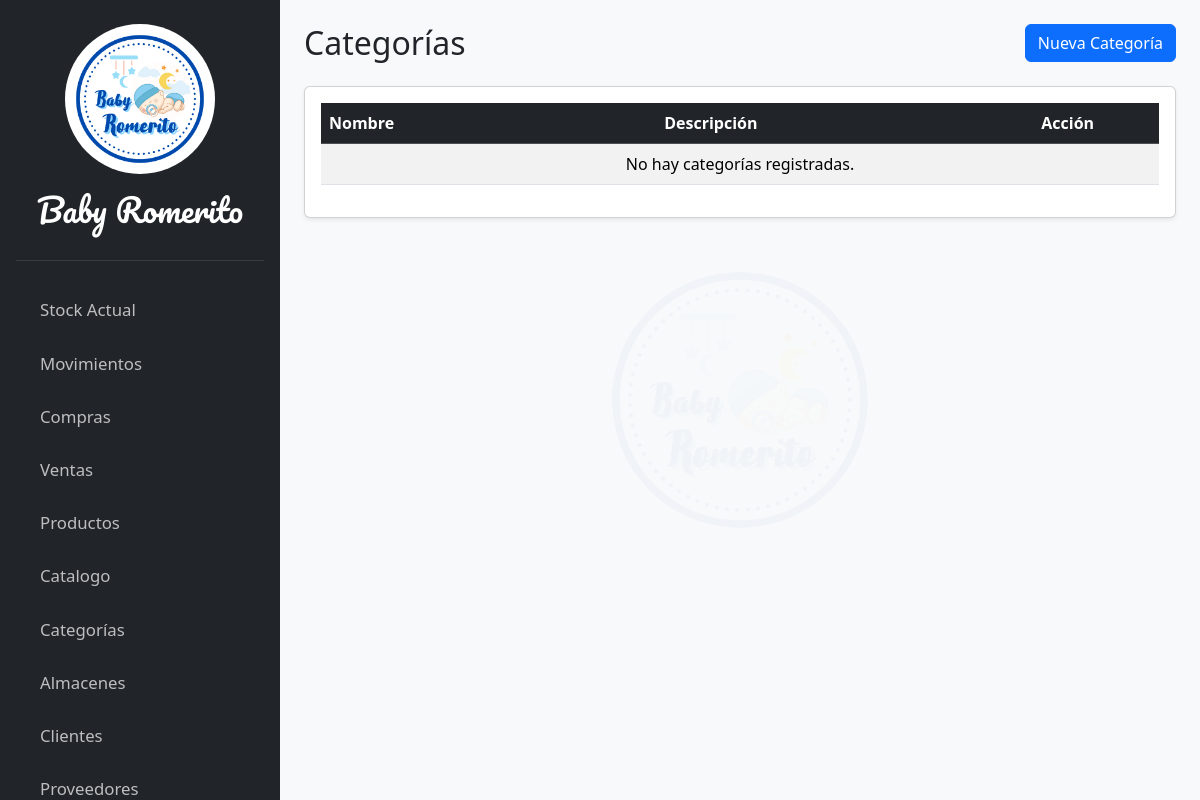
/productos/categoria/lista, run on an earlier commit of the app's database.
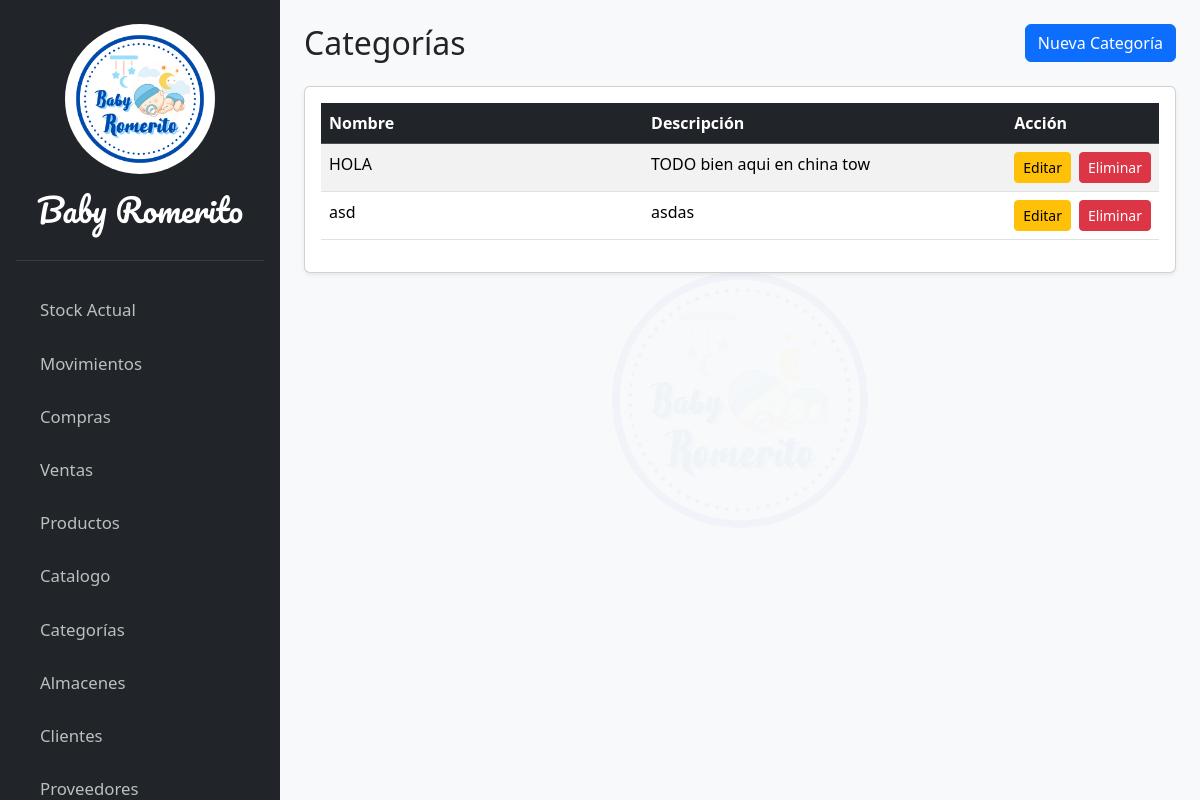
And on a later commit of the database.
### apps/productos/models.py (models this page shows, shortened)
class Categoria(models.Model):
    nombre = models.CharField("Nombre de la categoria", max_length=250)
    descripcion = models.TextField("Descripcion")

### apps/productos/views.py (the view)
# urls.py: path('categoria/lista', views.CategoriaListView.as_view(), name='categoria-list'),
class CategoriaListView(ListView):
    model = Categoria
    template_name = 'producto/pages/categoria_list.html'
    context_object_name = 'categorias'

### templates/producto/pages/categoria_list.html (shortened to what this page needs)
{% extends 'core/base.html' %}
{% block content %}
<header class="d-flex justify-content-between align-items-center mb-4">
  <h2 class="m-0">Categorías</h2>
  <button
    hx-get="{% url 'categoria-create' %}"
    hx-target="#categoria-table"
    hx-swap="afterbegin"
    class="btn btn-primary">
    Nueva Categoría
  </button>
</header>
<div class="card shadow-sm">
  <div class="card-body">
    <table id="datatable-categorias" class="table table-striped table-hover" style="width:100%">
      <thead class="table-dark">
        <tr>
          <th style="width: 40%;">Nombre</th>
          <th style="width: 45%;">Descripción</th>
          <th style="width: 15%;">Acción</th>
        </tr>
      </thead>
      <tbody id="categoria-table">
        {% for categoria in categorias %}
          {% include 'producto/partials/_categoria_list_rows.html' %}
        {% empty %}
        <tr>
          <td colspan="3" class="text-center">No hay categorías registradas.</td>
        </tr>
        {% endfor %}
      </tbody>
    </table>
  </div>
</div>
{% endblock %}

### templates/producto/partials/_categoria_list_rows.html
<tr id="categoria-{{ categoria.pk }}">
    <td>{{ categoria.nombre }}</td>
    <td>{{ categoria.descripcion|default:"-" }}</td>
    <td>
        <div class="d-flex gap-2 justify-content-end">
            <button
              hx-get="{% url 'categoria-edit' categoria.pk %}"
              hx-target="#categoria-{{ categoria.pk }}"
              hx-swap="outerHTML"
              class="btn btn-warning btn-sm">
              Editar
            </button>
            <button
              hx-delete="{% url 'categoria-delete' categoria.pk %}"
              hx-target="#categoria-{{ categoria.pk }}"
              hx-confirm="¿Estás seguro de que quieres eliminar '{{ categoria.nombre }}'?"
              hx-swap="outerHTML"
              class="btn btn-danger btn-sm">
              Eliminar
            </button>
        </div>
    </td>
</tr>

What changed in the data, as far as the page shows it:
added Categoria: nombre "HOLA", descripcion "TODO bien aqui en china tow"
added Categoria: nombre "asd", descripcion "asdas"
Also different on the page:
text no longer shown: "No hay categorías registradas."
